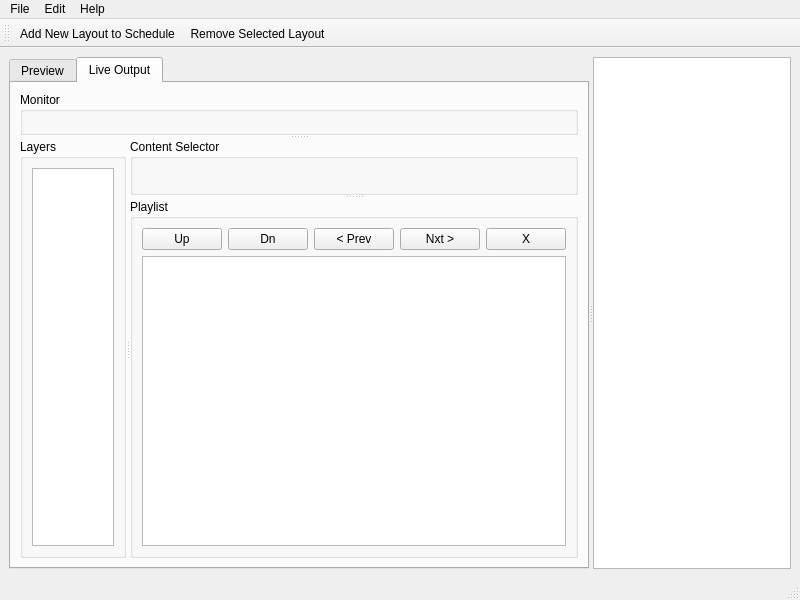
<?xml version="1.0" encoding="UTF-8"?>
<ui version="4.0">
 <author>Josiah Bryan</author>
 <class>ControlWindow</class>
 <widget class="QMainWindow" name="ControlWindow">
  <property name="geometry">
   <rect>
    <x>0</x>
    <y>0</y>
    <width>800</width>
    <height>600</height>
   </rect>
  </property>
  <property name="windowTitle">
   <string>MainWindow</string>
  </property>
  <widget class="QWidget" name="centralwidget">
   <layout class="QVBoxLayout" name="verticalLayout_3">
    <item>
     <widget class="QSplitter" name="splitter_2">
      <property name="orientation">
       <enum>Qt::Horizontal</enum>
      </property>
      <widget class="QTabWidget" name="tabWidget">
       <property name="currentIndex">
        <number>1</number>
       </property>
       <widget class="QWidget" name="tab_2">
        <attribute name="title">
         <string>Preview</string>
        </attribute>
        <layout class="QVBoxLayout" name="verticalLayout">
         <item>
          <widget class="QSplitter" name="splitter_5">
           <property name="orientation">
            <enum>Qt::Vertical</enum>
           </property>
           <widget class="QWidget" name="">
            <layout class="QHBoxLayout" name="horizontalLayout_4">
             <item>
              <widget class="QGroupBox" name="previewMonitorBox">
               <property name="title">
                <string>Monitor</string>
               </property>
              </widget>
             </item>
             <item>
              <widget class="QPushButton" name="previeGoLiveBtn">
               <property name="text">
                <string>Go Live &gt;</string>
               </property>
              </widget>
             </item>
            </layout>
           </widget>
           <widget class="QSplitter" name="splitter_6">
            <property name="orientation">
             <enum>Qt::Horizontal</enum>
            </property>
            <widget class="QGroupBox" name="groupBox_2">
             <property name="title">
              <string>Layers</string>
             </property>
             <layout class="QVBoxLayout" name="verticalLayout_7">
              <item>
               <widget class="QListView" name="previewLayerTable">
                <property name="sizePolicy">
                 <sizepolicy hsizetype="Expanding" vsizetype="Expanding">
                  <horstretch>0</horstretch>
                  <verstretch>0</verstretch>
                 </sizepolicy>
                </property>
               </widget>
              </item>
             </layout>
            </widget>
            <widget class="QSplitter" name="splitter_7">
             <property name="orientation">
              <enum>Qt::Vertical</enum>
             </property>
             <widget class="QGroupBox" name="previewContentSelectorGroupBox">
              <property name="title">
               <string>Content Selector</string>
              </property>
              <layout class="QVBoxLayout" name="verticalLayout_8"/>
             </widget>
             <widget class="QGroupBox" name="previewPlaylistGroupBox">
              <property name="title">
               <string>Playlist</string>
              </property>
              <layout class="QVBoxLayout" name="verticalLayout_9">
               <item>
                <layout class="QHBoxLayout" name="horizontalLayout_3">
                 <item>
                  <widget class="QPushButton" name="previewPlaylistUpBtn">
                   <property name="text">
                    <string>Up</string>
                   </property>
                  </widget>
                 </item>
                 <item>
                  <widget class="QPushButton" name="previewPlaylistDownBtn">
                   <property name="text">
                    <string>Dn</string>
                   </property>
                  </widget>
                 </item>
                 <item>
                  <widget class="QPushButton" name="previewPlaylistPrevBtn">
                   <property name="text">
                    <string>&lt; Prev</string>
                   </property>
                  </widget>
                 </item>
                 <item>
                  <widget class="QPushButton" name="previewPlaylistNextBtn">
                   <property name="text">
                    <string>Nxt &gt;</string>
                   </property>
                  </widget>
                 </item>
                 <item>
                  <widget class="QPushButton" name="previewPlaylistDelBtn">
                   <property name="text">
                    <string>X</string>
                   </property>
                  </widget>
                 </item>
                </layout>
               </item>
               <item>
                <widget class="QTableView" name="playlistTablePreview">
                 <property name="sizePolicy">
                  <sizepolicy hsizetype="Expanding" vsizetype="Expanding">
                   <horstretch>0</horstretch>
                   <verstretch>0</verstretch>
                  </sizepolicy>
                 </property>
                </widget>
               </item>
              </layout>
             </widget>
            </widget>
           </widget>
          </widget>
         </item>
        </layout>
       </widget>
       <widget class="QWidget" name="tab">
        <attribute name="title">
         <string>Live Output</string>
        </attribute>
        <layout class="QVBoxLayout" name="verticalLayout_6">
         <item>
          <widget class="QSplitter" name="splitter_4">
           <property name="orientation">
            <enum>Qt::Vertical</enum>
           </property>
           <widget class="QWidget" name="">
            <layout class="QHBoxLayout" name="horizontalLayout">
             <item>
              <widget class="QGroupBox" name="liveMonitorBox">
               <property name="sizePolicy">
                <sizepolicy hsizetype="Preferred" vsizetype="Preferred">
                 <horstretch>1</horstretch>
                 <verstretch>0</verstretch>
                </sizepolicy>
               </property>
               <property name="title">
                <string>Monitor</string>
               </property>
              </widget>
             </item>
            </layout>
           </widget>
           <widget class="QSplitter" name="splitter_3">
            <property name="orientation">
             <enum>Qt::Horizontal</enum>
            </property>
            <widget class="QGroupBox" name="groupBox">
             <property name="title">
              <string>Layers</string>
             </property>
             <layout class="QVBoxLayout" name="verticalLayout_2">
              <item>
               <widget class="QListView" name="layerTableLive">
                <property name="sizePolicy">
                 <sizepolicy hsizetype="Expanding" vsizetype="Expanding">
                  <horstretch>0</horstretch>
                  <verstretch>0</verstretch>
                 </sizepolicy>
                </property>
               </widget>
              </item>
             </layout>
            </widget>
            <widget class="QSplitter" name="splitter">
             <property name="orientation">
              <enum>Qt::Vertical</enum>
             </property>
             <widget class="QGroupBox" name="contentSelectorGroupBox">
              <property name="title">
               <string>Content Selector</string>
              </property>
              <layout class="QVBoxLayout" name="verticalLayout_5"/>
             </widget>
             <widget class="QGroupBox" name="playlistGroupBox">
              <property name="title">
               <string>Playlist</string>
              </property>
              <layout class="QVBoxLayout" name="verticalLayout_4">
               <item>
                <layout class="QHBoxLayout" name="horizontalLayout_2">
                 <item>
                  <widget class="QPushButton" name="playlistUpBtn">
                   <property name="text">
                    <string>Up</string>
                   </property>
                  </widget>
                 </item>
                 <item>
                  <widget class="QPushButton" name="playlistDownBtn">
                   <property name="text">
                    <string>Dn</string>
                   </property>
                  </widget>
                 </item>
                 <item>
                  <widget class="QPushButton" name="playlistPrevBtn">
                   <property name="text">
                    <string>&lt; Prev</string>
                   </property>
                  </widget>
                 </item>
                 <item>
                  <widget class="QPushButton" name="playlistNextBtn">
                   <property name="text">
                    <string>Nxt &gt;</string>
                   </property>
                  </widget>
                 </item>
                 <item>
                  <widget class="QPushButton" name="playlistDelBtn">
                   <property name="text">
                    <string>X</string>
                   </property>
                  </widget>
                 </item>
                </layout>
               </item>
               <item>
                <widget class="QTableView" name="playlistTableLive">
                 <property name="sizePolicy">
                  <sizepolicy hsizetype="Expanding" vsizetype="Expanding">
                   <horstretch>0</horstretch>
                   <verstretch>0</verstretch>
                  </sizepolicy>
                 </property>
                </widget>
               </item>
              </layout>
             </widget>
            </widget>
           </widget>
          </widget>
         </item>
        </layout>
       </widget>
      </widget>
      <widget class="QTableWidget" name="layoutScheduleTable">
       <property name="sizePolicy">
        <sizepolicy hsizetype="Expanding" vsizetype="Expanding">
         <horstretch>0</horstretch>
         <verstretch>0</verstretch>
        </sizepolicy>
       </property>
      </widget>
     </widget>
    </item>
   </layout>
  </widget>
  <widget class="QMenuBar" name="menubar">
   <property name="geometry">
    <rect>
     <x>0</x>
     <y>0</y>
     <width>800</width>
     <height>25</height>
    </rect>
   </property>
   <widget class="QMenu" name="menuFile">
    <property name="title">
     <string>File</string>
    </property>
    <addaction name="actionNew_Schedule"/>
    <addaction name="actionOpen_Schedule"/>
    <addaction name="actionSave_Schedule"/>
    <addaction name="actionSave_Schedule_As"/>
    <addaction name="separator"/>
    <addaction name="actionQuit"/>
   </widget>
   <widget class="QMenu" name="menuEdit">
    <property name="title">
     <string>Edit</string>
    </property>
    <addaction name="actionAdd_Layout"/>
    <addaction name="actionRemove_Layout"/>
   </widget>
   <widget class="QMenu" name="menuHelp">
    <property name="title">
     <string>Help</string>
    </property>
    <addaction name="actionAbout_LiveMix_Controller"/>
   </widget>
   <addaction name="menuFile"/>
   <addaction name="menuEdit"/>
   <addaction name="menuHelp"/>
  </widget>
  <widget class="QStatusBar" name="statusbar"/>
  <widget class="QToolBar" name="toolBar">
   <property name="windowTitle">
    <string>toolBar</string>
   </property>
   <attribute name="toolBarArea">
    <enum>TopToolBarArea</enum>
   </attribute>
   <attribute name="toolBarBreak">
    <bool>false</bool>
   </attribute>
   <addaction name="actionAdd_Layout"/>
   <addaction name="actionRemove_Layout"/>
  </widget>
  <action name="actionAbout_LiveMix_Controller">
   <property name="text">
    <string>About LiveMix Controller</string>
   </property>
  </action>
  <action name="actionNew_Schedule">
   <property name="text">
    <string>New Schedule</string>
   </property>
  </action>
  <action name="actionOpen_Schedule">
   <property name="text">
    <string>Open Schedule...</string>
   </property>
  </action>
  <action name="actionSave_Schedule">
   <property name="text">
    <string>Save Schedule</string>
   </property>
  </action>
  <action name="actionSave_Schedule_As">
   <property name="text">
    <string>Save Schedule As...</string>
   </property>
  </action>
  <action name="actionQuit">
   <property name="text">
    <string>Quit</string>
   </property>
  </action>
  <action name="actionAdd_Layout">
   <property name="text">
    <string>Add New Layout to Schedule...</string>
   </property>
  </action>
  <action name="actionRemove_Layout">
   <property name="text">
    <string>Remove Selected Layout</string>
   </property>
  </action>
 </widget>
 <resources/>
 <connections/>
 <designerdata>
  <property name="gridDeltaX">
   <number>10</number>
  </property>
  <property name="gridDeltaY">
   <number>10</number>
  </property>
  <property name="gridSnapX">
   <bool>true</bool>
  </property>
  <property name="gridSnapY">
   <bool>true</bool>
  </property>
  <property name="gridVisible">
   <bool>false</bool>
  </property>
 </designerdata>
</ui>
